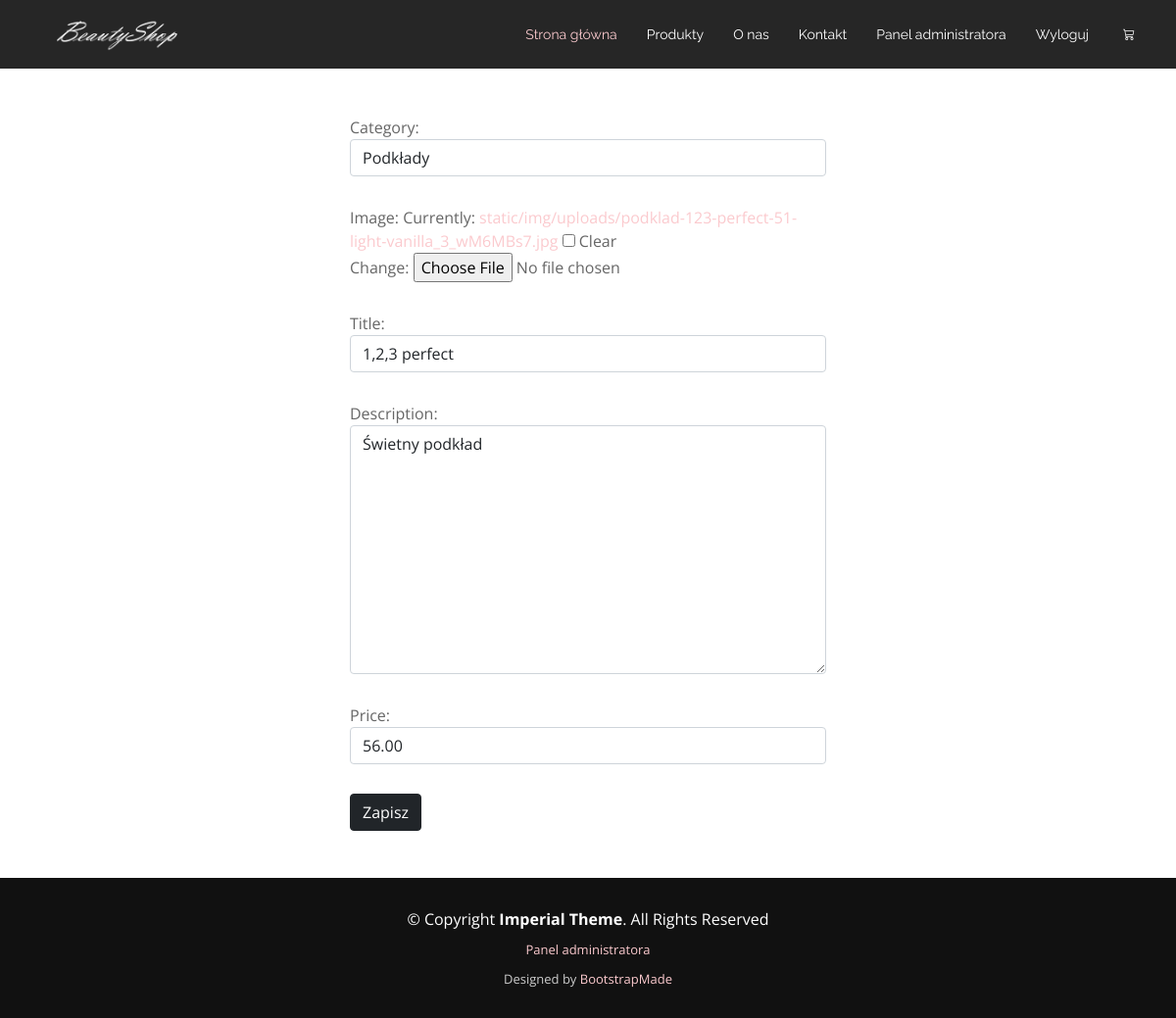
Page /edytuj/1 (signed in) on the committed database.
### product/models.py (models this page shows, shortened)
class Product(models.Model): #moja klasa dziedziczy z domyślej klasy models
        category = models.ForeignKey(Category,  blank=True, null=True, on_delete=models.CASCADE) #klucz obcy do kategorii
        title = models.CharField(max_length=255) #maksymalna długość 255
        description = models.TextField(blank=True, null=True) #może być pusty
        price = models.DecimalField(max_digits=6, decimal_places=2) # 2 miejsce po przecinku
        date_added = models.DateTimeField(auto_now_add=True) #dodaje się auktomatycznie
        image = models.ImageField(upload_to='static/img/uploads', blank=True, null=True)

class Category(models.Model): #moja klasa dziedziczy z domyślej klasy models
        title = models.CharField(max_length=255) #maksymalna długość 255
        def __str__(self):
            return self.title # w bazie wyświetla się title na liście z produktami

### product/views.py (the view)
# urls.py: path('edytuj/<int:id>', edit_product , name='edit_site'),
def edit_product(request, id):
    obj = Product.objects.get(id=id)
    form = ProductForm(request.POST or None, instance = obj)
    if form.is_valid():
        form.save()
        return redirect('/strona_sprzedawcy/')
    kontekst = {
        'form' : form
    }
    return render(request, "edit.html", kontekst)

### product/forms.py
class ProductForm(forms.ModelForm):
    class Meta:
        model = Product
        fields = ['category', 'image', 'title', 'description', 'price']
    def __init__(self, *args, **kwargs): #dzięi temu pola w domyślnym formularzu mają zmieniony wygląd
        super(ProductForm, self).__init__(*args, **kwargs)
        self.fields['category'].widget.attrs['class'] = 'form-control'
        self.fields['title'].widget.attrs['class'] = 'form-control'
        self.fields['description'].widget.attrs['class'] = 'form-control'
        self.fields['price'].widget.attrs['class'] = 'form-control'

### Templates/edit.html (shortened to what this page needs)
{% extends 'base.html' %}
{% block content %}
{% if user.is_authenticated %}
{% if user.is_superuser %}
<br><br>
<div class="row justify-content-center">
    <div class="col-lg-5 col-md-8">
        <form method="post" action="">
            {{ form.as_p}}
            <input class="btn btn-dark" type="submit" value="Zapisz" />
        </form>
    </div>
</div>
<br><br>
{% endif %}
{% else %}
<div class="container" style="height: 550px;">
    <br><br><br><br>
    <p>Przykro nam... ale niestety nie masz uprawnień administratora. Tylko administrator ma dostęp do tej strony.</p>
</div>
{% endif %}
{% endblock %}

### static/css/style.css (style rules this page uses)
body { background: #fff; color: #666666; font-family: "Open Sans", sans-serif; }
a { text-decoration: none; color: #fbcace; transition: 0.5s; }
p { padding: 0; margin: 0 0 30px 0; }

### rows in the picture
Product: category "Podkłady", description "Świetny podkład", price "56.00"
Category: title "1,2,3 perfect"
